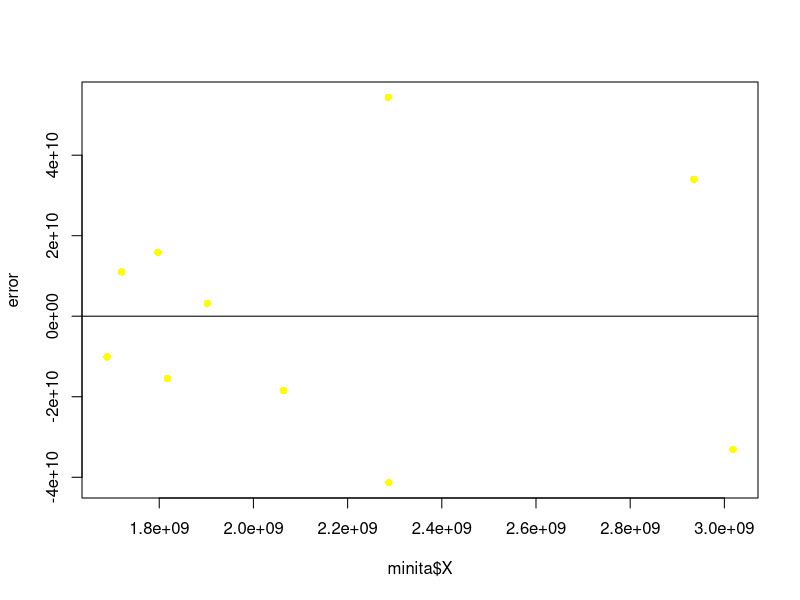
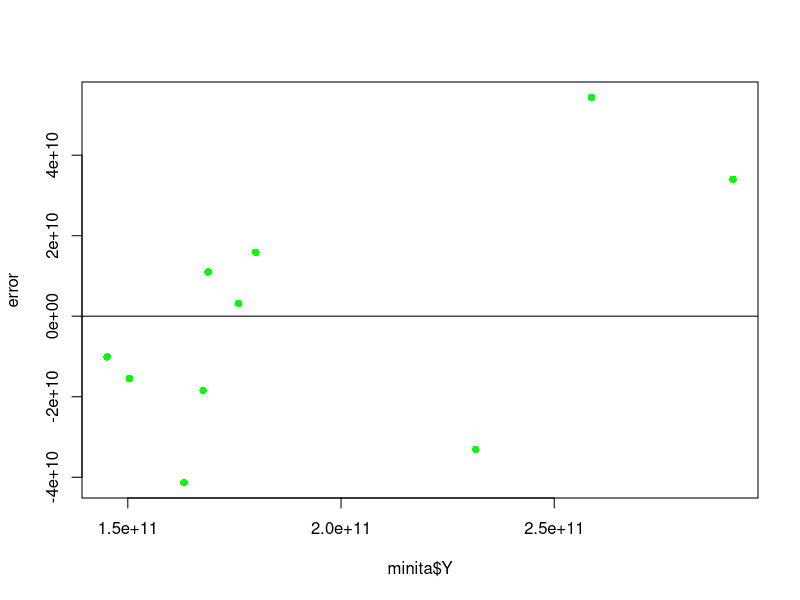

The R source for these figures, in order:
## ---- chunk 1
#/warning:false
#/echo:true
library('tidyverse')
library(readxl)
## ---- chunk 2
setwd("D:/TA")
minita<-read_excel("DataFurniture.xlsx")
library(readxl)
reg2<-lm(data = minita,Y~X)
summary(reg2)


library(readxl)
minita$m <-resid(reg2)
plot(minita$X,minita$m,ylab="error",col='yellow',pch=16)
abline(h=0)
## ---- chunk 3
library(readxl)
minita$m <-resid(reg2)
plot(minita$Y,minita$m,ylab="error",col='green',pch=16)
abline(h=0)
## ---- chunk 4
library(readxl)
reg2<-lm(data = minita,Y~X)
summary(reg2)
